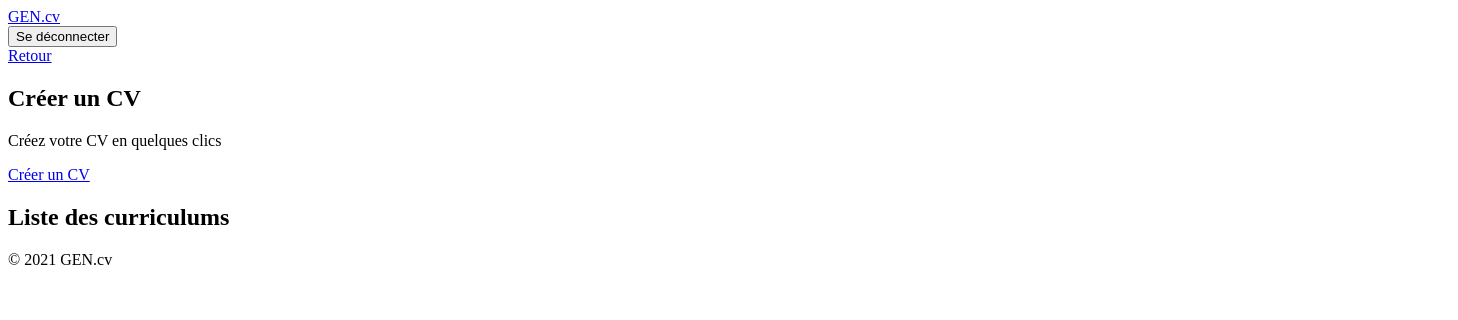
The app's page /liste_cv/ (signed in), older data.
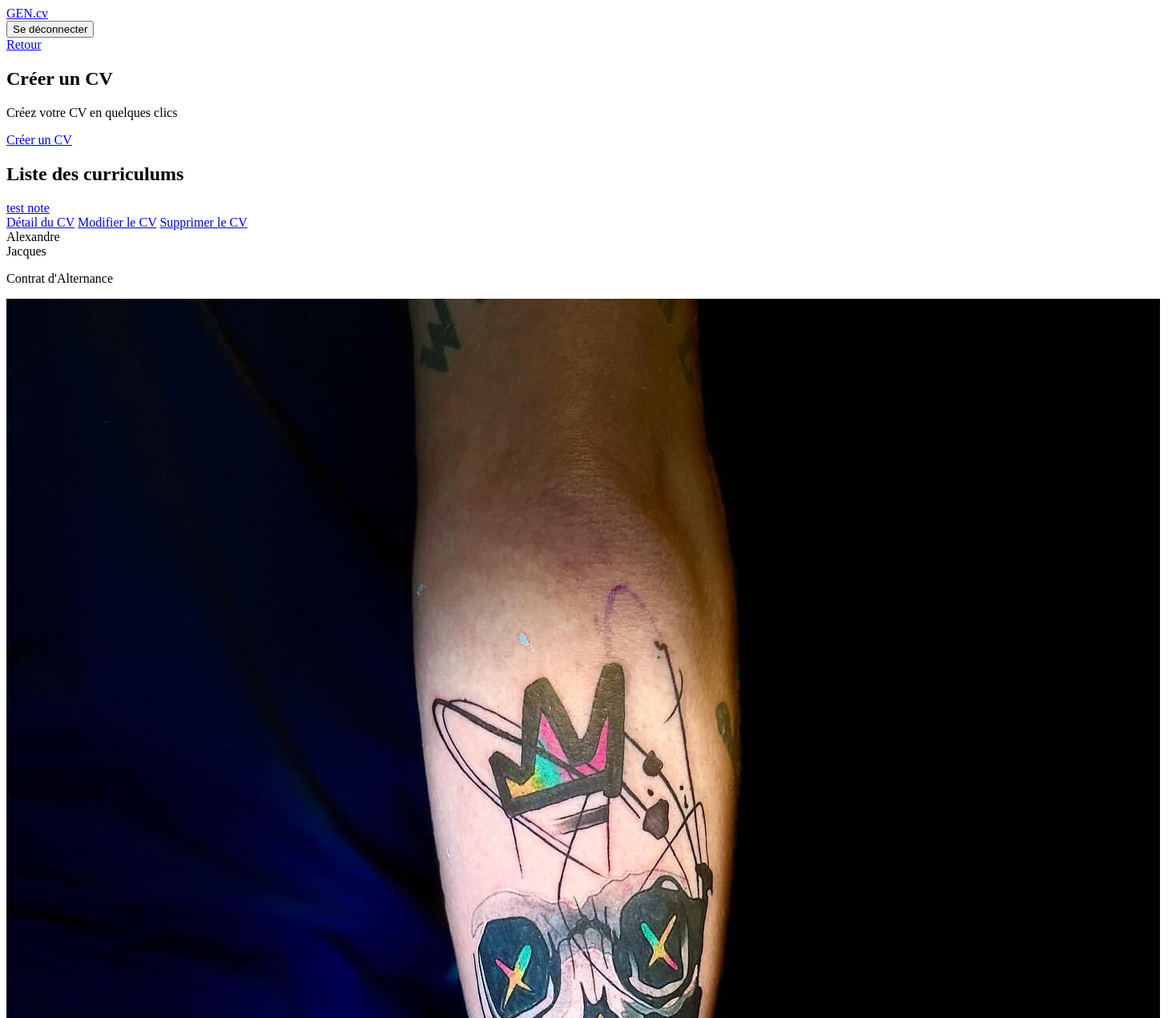
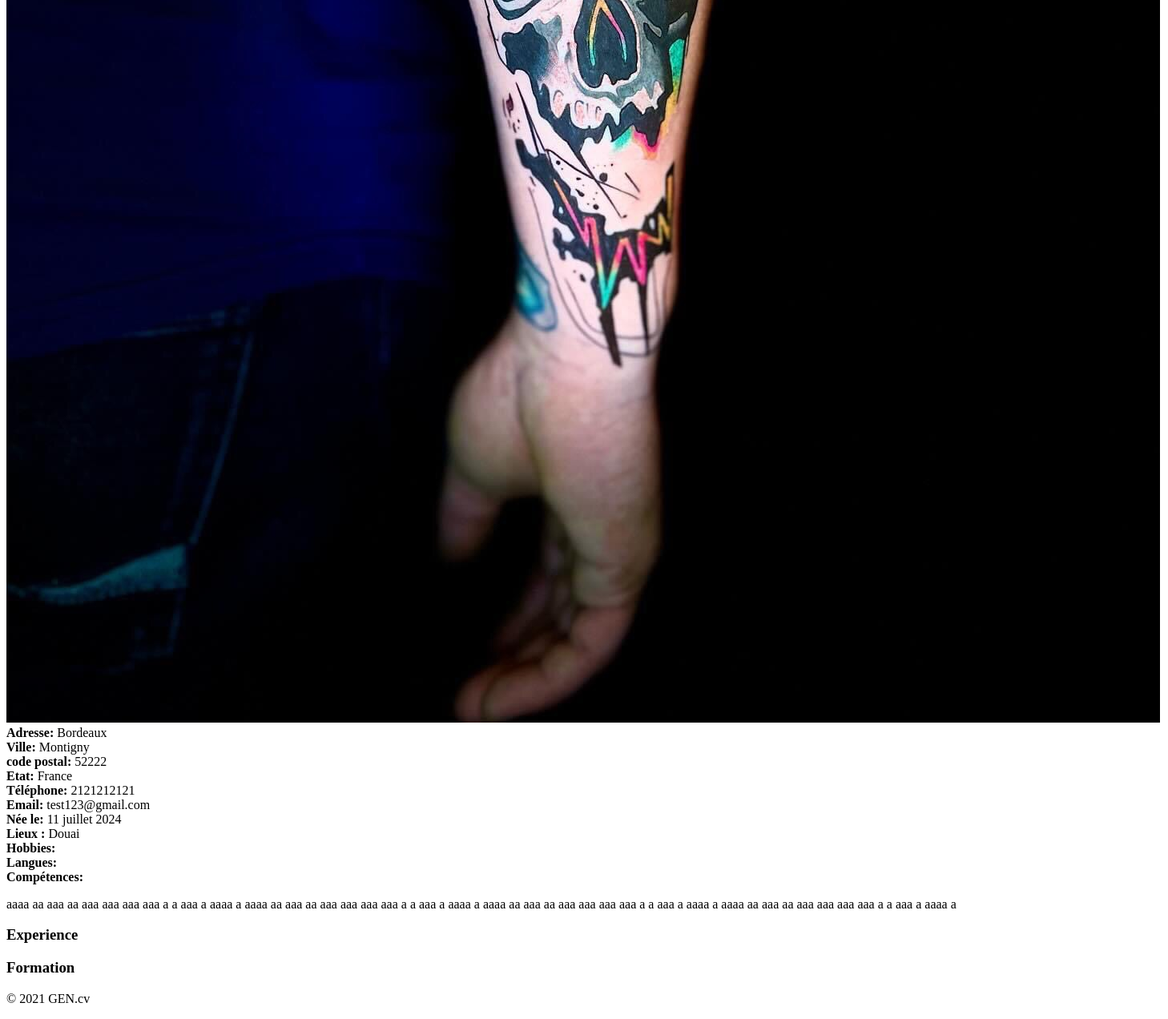
The same page, newer data (2 pictures, top to bottom).
### curriculum/models.py (models this page shows, shortened)
class Info(models.Model):
    title = models.CharField("titre du curriculm", max_length=120)
    lastname = models.CharField("nom de la personne", max_length=120)
    firstname = models.CharField("prénom de la personne", max_length=120, blank=True, null=True)
    type_of_Contract = models.CharField("type de contrat", max_length=120, blank=True, null=True)
    date_of_birth = models.DateField("date de naissance de la personne", blank=True, null=True)
    place_of_birth = models.CharField("lieu de naissance de la personne", max_length=120, blank=True, null=True)
    address = models.CharField("adresse de la personne", max_length=120, blank=True, null=True)
    city = models.CharField("ville", max_length=120, blank=True, null=True)
    state = models.CharField("état", max_length=120, blank=True, null=True)
    zip_code = models.IntegerField("code postal", blank=True, null=True)
    phone = models.IntegerField("téléphone de la personne", blank=True, null=True)
    email = models.EmailField("email de la personne", max_length=100, blank=True, null=True)
    photo = models.ImageField("photo de la personne", upload_to='photos/', blank=True, null=True)
    motivation = models.TextField("motivation de la personne", blank=True, null=True)
    is_active = models.BooleanField("curriculum is active?", default=False)
    created_at = models.DateTimeField("date de création", auto_now_add=True)
    updated_at = models.DateTimeField("date de modification", auto_now=True)
    hobbies = models.ManyToManyField(to="Hobby", related_name="hobbies", blank=True)
    formations = models.ManyToManyField(to="Formation", related_name="formations", blank=True)
    experiences = models.ManyToManyField(to="Experience", related_name="experiences", blank=True)
    skills = models.ManyToManyField(to="Skill", related_name="skills", blank=True)
    languages = models.ManyToManyField(to="Language", related_name="languages", blank=True)
    user = models.ForeignKey(settings.AUTH_USER_MODEL, on_delete=models.CASCADE, related_name='users')
    class Meta:
        verbose_name = "Info"
        verbose_name_plural = "Infos"

### pages/views.py (the view)
# urls.py: path('liste_cv/', InfoListView.as_view(), name='liste_cv'),
class InfoListView(LoginRequiredMixin, ListView):
    model = Info
    template_name = "pages/list.html"
    context_object_name = "infos"
    def get_queryset(self):
        return Info.objects.filter(user=self.request.user)

### templates/pages/list.html (shortened to what this page needs)
{% extends "base.html" %}
{% load tailwind_filters %}
{% load crispy_forms_tags %}
{% block content %}
<header class="container mx-auto m-6 flex flex-col justify-center items-center">
<div class='w-full flex justify-end '>
  <a
    class="btn btn-primary my-2 w-22 flex justify-end mr-1 "
    href="#" onclick="window.history.back(); return false;">
    Retour
  </a>
</div>
</header>
<main class="container mx-auto p-10">
  <section class="w-full flex flex-row justify-between gap-4">
        <div class="bg-gray-100 p-4 rounded-lg flex flex-col">
            <h2 class="font-bold text-2xl">Créer un CV</h2>
            <p class="mt-2">Créez votre CV en quelques clics</p>
            <a href="{% url 'pages:create_cv' %}" class="btn btn-primary mt-4 w-36">Créer un CV</a>
        </div>
    </section>
    <section class="flex flex-col w-full h-full">
      <h1 class='text-4xl font-semibold flex flex-row justify-center items-center py-4 border-2 rounded-md mt-6'>Liste des curriculums</h1>
      <div class="container mx-auto flex flex-col">
        {% for info in infos %}
        <div class='flex flex-col justify-center items-center w-full h-auto py-6 mx-10'>
          <div class='mb-6'>
            <a href="{% url 'pages:detail_cv' info.pk %}" class='w-full text-4xl font-semibold'>{{ info.title }}</a>
          </div>
          <div>
            <a href="{% url 'pages:detail_cv' info.pk %}" class="btn btn-primary w-44 mr-6">Détail du CV</a>
            <a href="{% url 'pages:update_cv' info.pk %}" class="btn btn-primary w-44 mr-6">Modifier le CV</a>
            <a href="{% url 'pages:delete_cv' info.pk %}" class="btn btn-primary w-44">Supprimer le CV</a>
        </div>
        </div>
          <div class='flex flex-row justify-start items-start w-full bg-white border-2 p-4 gap-11'>
            <div class='flex flex-col w-1/4  h-full'>
              <div class="info-field mt-2 text-4xl">{{ info.lastname }}</div>
              <div class="info-field mt-2 text-4xl"> {{ info.firstname }}</div>
              <p class="text-xl my-10 ">{{ info.type_of_Contract }}</p>
              <div class="flex justify-center items-center w-full mb-6">
                <img
                class='w-52 h-52 rounded-full border-2 border-gray-400 object-cover'
                src="{{ info.photo.url }}" alt="Photo de {{ info.firstname }} {{ info.lastname }}">
              </div>
              <div class="info-field mt-2 text-md"><strong>Adresse:</strong> {{ info.address }}</div>
              <div class="info-field mt-2 text-md"><strong>Ville:</strong> {{ info.city }}</div>
              <div class="info-field mt-2 text-md"><strong>code postal:</strong> {{ info.zip_code }}</div>
              <div class="info-field mt-2 text-md"><strong>Etat:</strong> {{ info.state }}</div>
              <div class="info-field mt-2 text-md"><strong>Téléphone:</strong> {{ info.phone }}</div>
              <div class="info-field mt-2 text-md"><strong>Email:</strong> {{ info.email }}</div>
              <div class="info-field mt-2 text-md"><strong>Née le: </strong>{{ info.date_of_birth }} </div>
              <div class="info-field mt-2 text-md"><strong>Lieux : </strong> {{ info.place_of_birth }} </div>
              <div class="info-field mt-6  py-2">
                <strong>Hobbies:</strong>
              </div>
              <div class="info-field mt-2  py-2">
                <strong>Langues:</strong>
              </div>
              <div class="info-field mt-2  py-2">
                <strong>Compétences:</strong>
              </div>
            </div>
            <div class="flex flex-col justify-start items-center w-3/4 h-full">
              <div class=" border-2 rounded-md my-6 p-2 flex flex-col w-full md:min-h-36">
                  <p class='px-4 my-6'>{{ info.motivation }}</p>
              </div>
              <div class="info-field my-6  p-2 w-full">
                <h3 class="w-full flex flex-row justify-center items-center text-4xl mb-6">Experience</h3>
              </div>
              <div class="info-field my-6  p-2 w-full">
                <h3 class="w-full flex flex-row justify-center items-center text-4xl mb-6">Formation</h3>
              </div>
            </div>
          </div>
        {% endfor %}
      </div>
    </section>
</main>
{% endblock %}

### templates/base.html (shortened to what this page needs)
{% load static django_vite %}
<!DOCTYPE html>
<html lang="en">
<head>
</head>
    <body class='flex flex-col justify-center items-center min-h-screen m-0 p-0 max-w-[1024px] mx-auto'>
    {% block navigation %}
    <nav class="bg-primary p-4 text-white w-full">
        <div class='container mx-auto flex justify-between'>
            <a class='text-2xl' href="{% url 'pages:home' %}">GEN.cv</a>
            <div class='flex space-x-4 text-lg'>
                {% if not user.is_authenticated %}
                    <a href="{% url 'users:login' %}">Se connecter</a>
                    <a class=".monbouton  mr-6 lg:mr-0" href="{% url 'users:signup' %}">S'inscrire</a>
                {% else %}
                <form method="post" action="{% url 'users:logout' %}">
                    <button class='hover:text-red-500 transition duration-500 mr-6 lg:mr-0' type='submit'>Se déconnecter</button>
                </form>
                {% endif %}
            </div>
        </div>
    </nav>
    {% endblock navigation %}
    <div class="flex-grow">
        {% block content %}{% endblock content %}
    </div>
    {% block footer %}
        <footer class="bg-primary p-4 text-white w-full h-auto mt-6 flex flex-row justify-center items-center">
            <div class='container mx-auto flex justify-start items-center'>
                <p>© 2021 GEN.cv</p>
            </div>
        </footer>
    {% endblock footer %}
</body>
<html>

Row changes from the older to the newer data that the page shows:
added Info: title "test note", lastname "Alexandre", firstname "Jacques", type_of_Contract "Contrat d'Alternance", photo (picture), address "Bordeaux", city "Montigny", zip_code "52222", state "France", phone "2121212121", email "test123@gmail.com", date_of_birth "11 juillet 2024", place_of_birth "Douai", motivation "aaaa aa aaa aa aaa aaa aaa aaa a a aaa a aaaa a aaaa aa aaa aa aaa aaa aaa aaa a a aaa a aaaa a aaaa aa aaa aa aaa aaa aaa aaa a a aaa a aaaa a aaaa aa aaa aa aaa aaa aaa aaa a a aaa a aaaa a"
